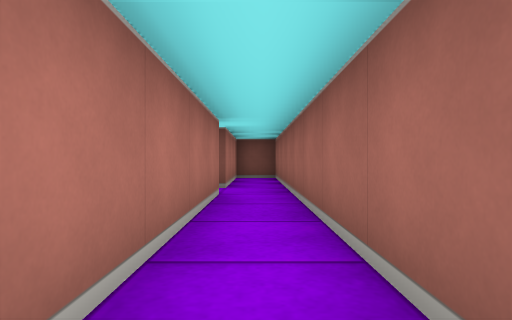
View 1 (above)

16 first-person views from a walk through a cub3D level. The camera is about half as high as the walls, looks level and sees 75° across. The floor is counted in squares. Each view is taken from the middle of a square. On the plan, view 1 faces up. The plan holds only what a view shows up to about 9 squares ahead; the rest is blank.

View 2
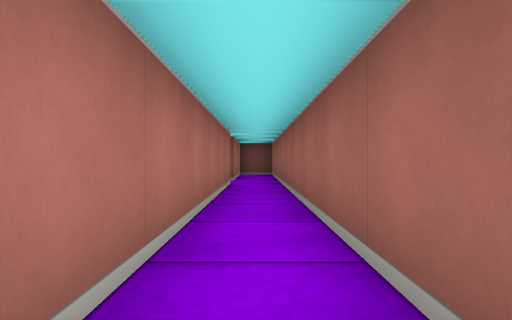

View 3
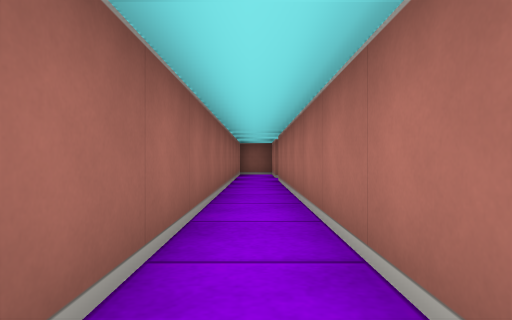

View 4
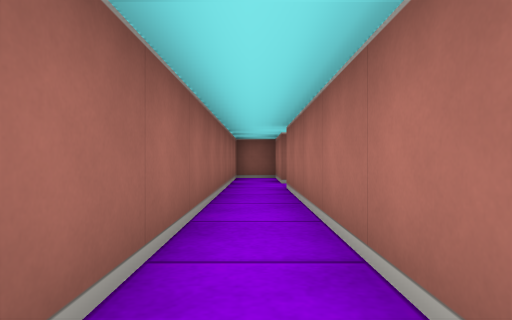

View 5
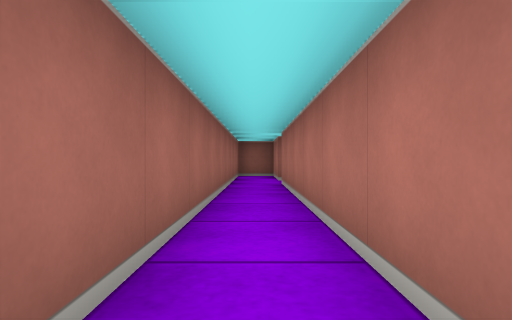

View 6
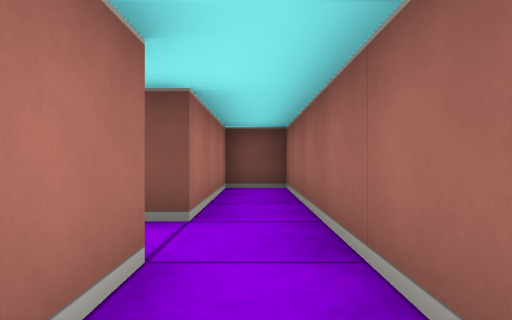

View 7
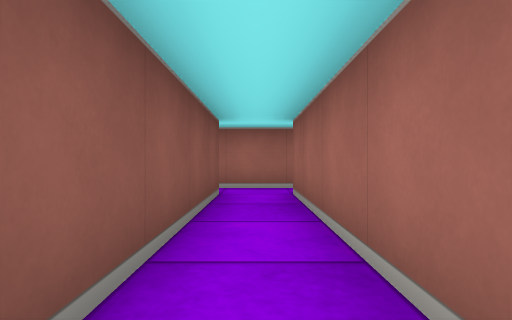

View 8
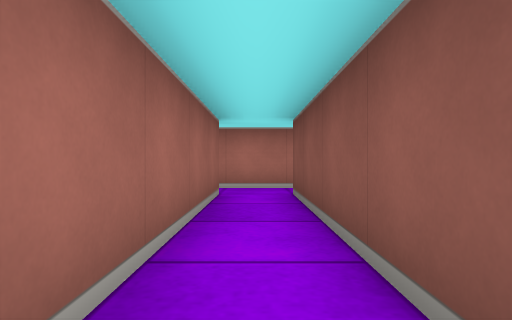

View 9
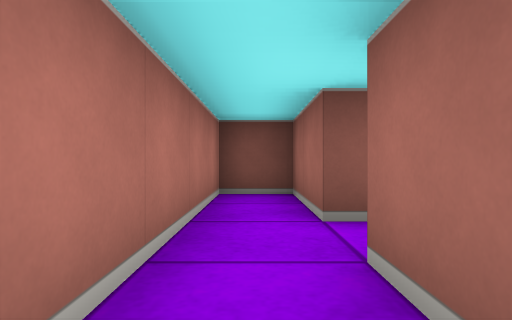

View 10
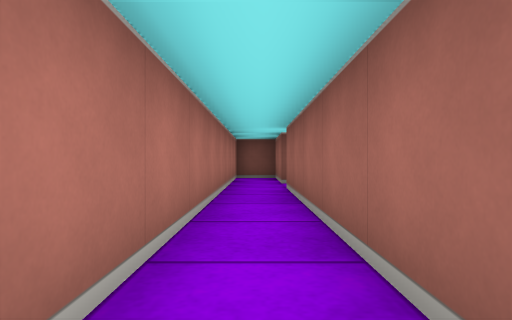

View 11
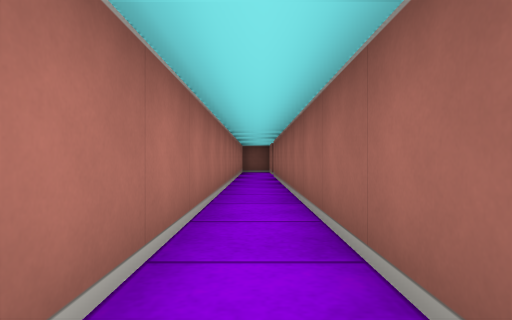

View 12
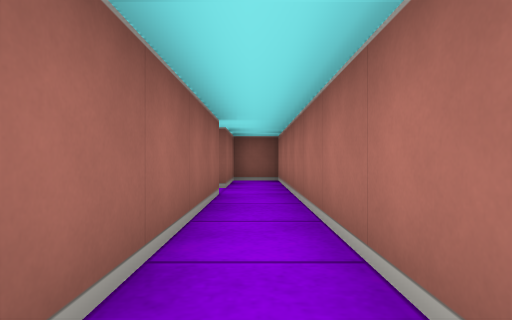

View 13
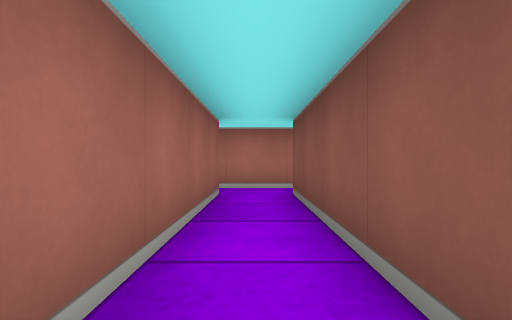

View 14
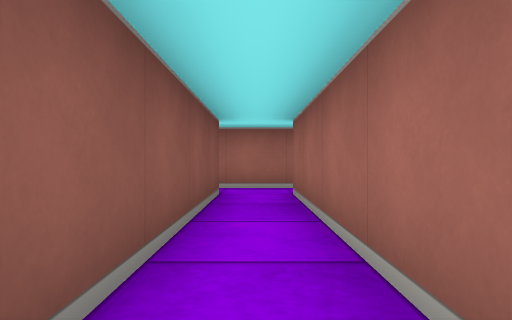

View 15
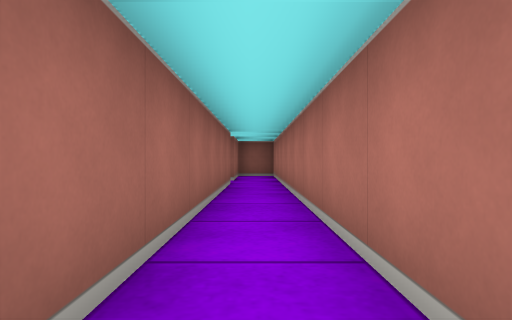

View 16
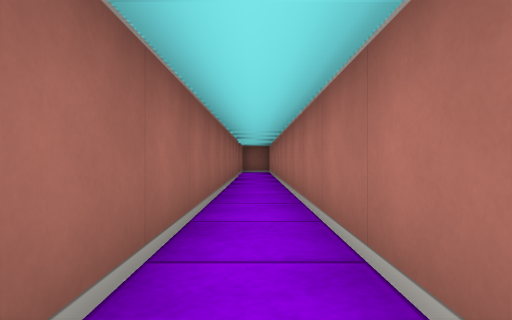

### Floor plan
Ten units are one square. View 1 is at (0, 0); x grows to the right and y downward. Boxes are objects, and circles mark ways between rooms. Rooms are numbered by the first view taken in them; rooms with no view inside come last. Other rooms are left out.
<svg viewBox="-71 -90 81 190">
<path fill="none" stroke="#000" d="M-5 75 -5 95 5 95 5 -45M-5 -45 -5 65M-55 -45 -5 -45M-5 -55 -55 -55 -55 -75 -65 -75 -65 -45M-66 95 -55 95 -55 75 -5 75M-5 65 -55 65 -55 -45M-65 -45 -65 92M5 -45 5 -85 -5 -85 -5 -55"/>
<circle cx="-10" cy="70" r="3" fill="#2a7"/>
<circle cx="0" cy="-40" r="3" fill="#2a7"/>
<circle cx="-60" cy="-40" r="3" fill="#2a7"/>
<circle cx="-10" cy="-50" r="3" fill="#2a7"/>
<text x="0" y="20">1</text>
<text x="-40" y="-50">2</text>
<text x="-60" y="40">3</text>
<text x="0" y="-70">4</text>
</svg>
Room 1 opens to room 3. Room 1 opens to room 4. Room 2 opens to room 3. Room 2 opens to room 4.

Where each view was taken, in squares from view 1:
view 1: 0 up, 0 right, facing up
view 2: 2 down, 0 right, facing up
view 3: 1 up, 0 right, facing down
view 4: 1 down, 0 right, facing down
view 5: 0 up, 0 right, facing down
view 6: 3 up, 0 right, facing up
view 7: 5 up, 5 left, facing right
view 8: 5 up, 1 left, facing left
view 9: 3 up, 6 left, facing up
view 10: 1 down, 6 left, facing up
view 11: 5 down, 6 left, facing up
view 12: 2 down, 6 left, facing down
view 13: 7 down, 1 left, facing left
view 14: 7 down, 5 left, facing right
view 15: 0 up, 6 left, facing down
view 16: 3 up, 6 left, facing down
